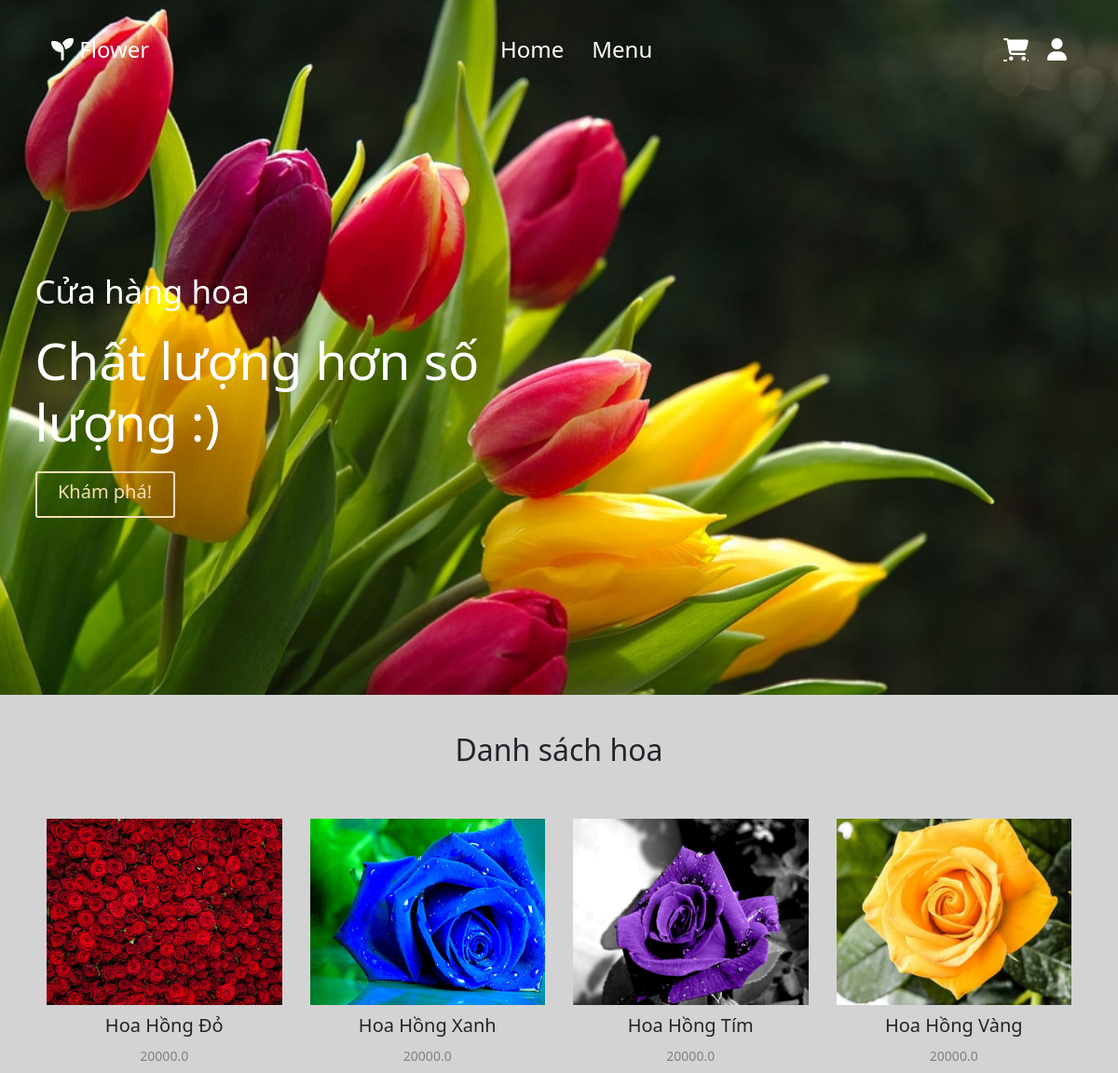
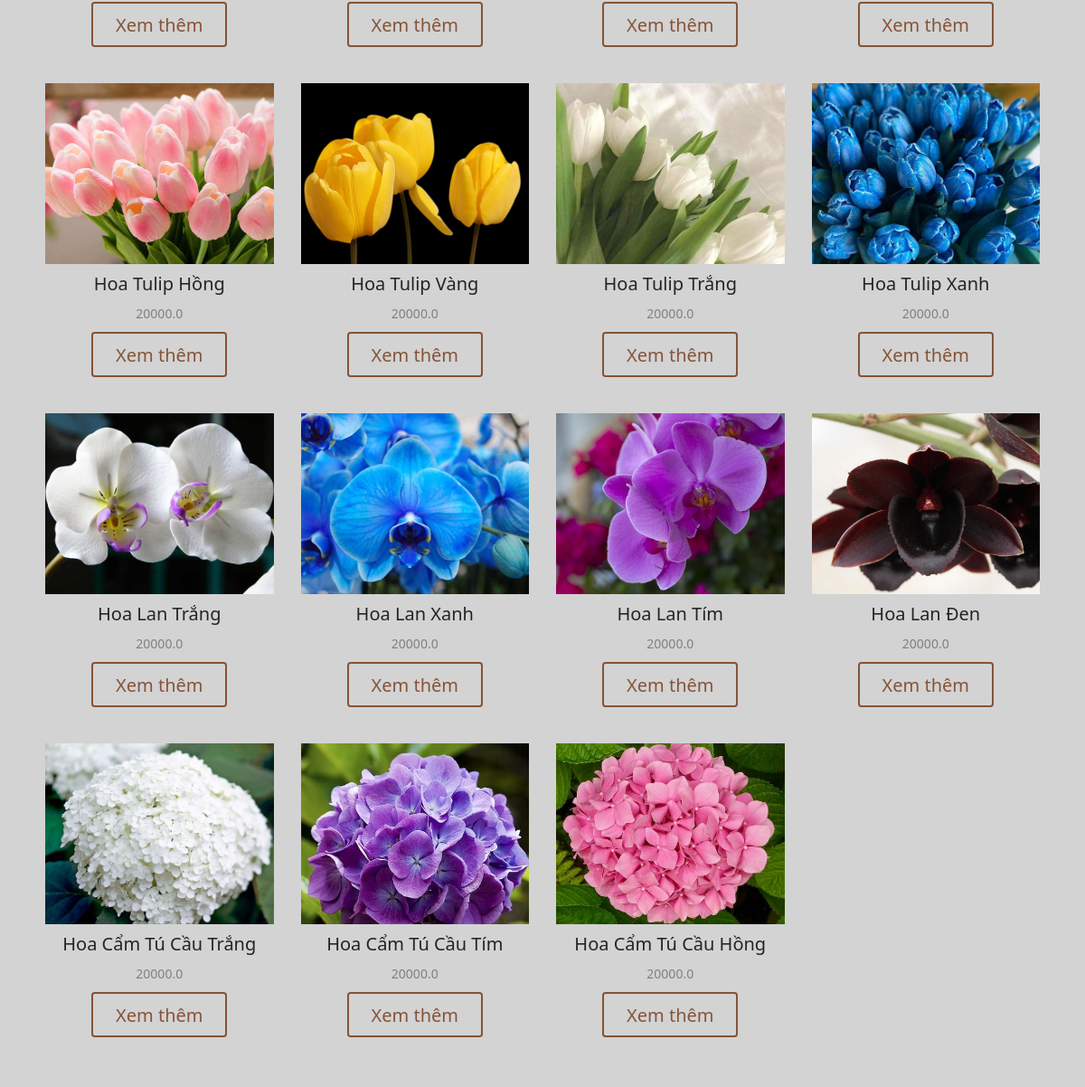
/myhome/home_page, run on the app's committed database (2 pictures, top to bottom).
### myhome/models.py (models this page shows)
class flowers (models.Model):
    ms = models.CharField(max_length=100)
    name= models.TextField()
    price = models.FloatField()
    image = models.ImageField(null=True)
    description = models.TextField()
    number = models.IntegerField()

### myhome/views.py (the view)
# urls.py: path('/home_page',views.home_page),
def home_page (request):
    Data1 ={'flowers':flowers.objects.all()}
    return render (request,'nguoidung/home.html',Data1)

### myhome/templates/nguoidung/home.html
{% extends "nguoidung/base.html" %}
{% block content%}
<main>
    <section class="menu" id="menu">
        <h1>Danh sách hoa</h1>
        <div class="container">
            <div class="row gx-2 gy-3">
                {% for flower in flowers %}
                <div class="col-12 col-md-6 col-lg-4 col-xl-3 text-center p-4 menu-item">
                    <img src="{{flower.image.url}}" width="50%" class="image_flower">
                    <h3>{{flower.name}}</h3>
                    <p>{{flower.price}}</p>
                    <a href="flower_detail/{{flower.id}}" class="btn">Xem thêm</a>
                </div>
                {% endfor %}
            </div>
        </div>
    </section>
</main>
{% endblock %}

### myhome/templates/nguoidung/base.html (style rules this page uses)
* { padding: 0; margin: 0; box-sizing: 0; }
:root { --border: 2px solid grey; --boxshadow: 0 5px 20px grey; --black: black; --white: white; --primary: lightblue; --lightgrey: lightgrey; --gray: gray; }
html { font-size: 10px; }
:root { --text-color: #ffffff; --bg-color: #007bff; --bg-hover: #0056b3; }
.btn { display: block; width: 15rem; height: 5rem; text-align: center; line-height: 4rem; font-size: 2rem; color: var(--text-color); border: 2px solid var(--text-color); background-color: var(--bg-color); margin: 1.5rem 0; text-decoration: none; transition: all 0.3s; }
#menu { background: lightgrey; padding: 4rem 1rem; }
#menu h1 { text-align: center; font-size: 3.2rem; margin-bottom: 4rem; }
#menu h3 { font-size: 2rem; margin: 1rem 0; }
#menu p { font-size: 1.4rem; color: gray; }
#menu .btn { display: block; width: 15rem; height: 5rem; text-align: center; line-height: 4rem; font-size: 2rem; color: rgba(120, 61, 28, 0.847); border: 2px solid rgba(120, 61, 28, 0.847); background-color: transparent; margin: auto; text-decoration: none; transition: all 0.3s; }
#menu .menu-item { transition: all 0.5s; }
.menu-item img { width: 100%; height: 200px; object-fit: cover; object-position: center center; }

### data on the page
flowers: image (picture), name "Hoa Hồng Đỏ", price "20000.0"
flowers: image (picture), name "Hoa Hồng Xanh", price "20000.0"
flowers: image (picture), name "Hoa Hồng Tím", price "20000.0"
flowers: image (picture), name "Hoa Hồng Vàng", price "20000.0"
flowers: image (picture), name "Hoa Tulip Hồng", price "20000.0"
flowers: image (picture), name "Hoa Tulip Vàng", price "20000.0"
flowers: image (picture), name "Hoa Tulip Trắng", price "20000.0"
flowers: image (picture), name "Hoa Tulip Xanh", price "20000.0"
flowers: image (picture), name "Hoa Lan Trắng", price "20000.0"
flowers: image (picture), name "Hoa Lan Xanh", price "20000.0"
flowers: image (picture), name "Hoa Lan Tím", price "20000.0"
flowers: image (picture), name "Hoa Lan Đen", price "20000.0"
flowers: image (picture), name "Hoa Cẩm Tú Cầu Trắng", price "20000.0"
flowers: image (picture), name "Hoa Cẩm Tú Cầu Tím", price "20000.0"
flowers: image (picture), name "Hoa Cẩm Tú Cầu Hồng", price "20000.0"
